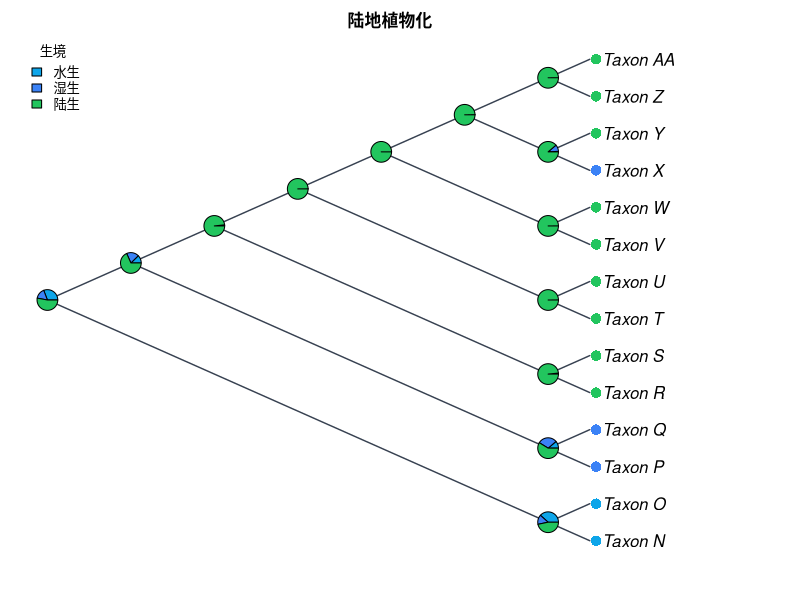

Recreate this plot in R.
#!/usr/bin/env Rscript
# CladeForge reproducible-analysis script
# Project : 陆地植物化
# Format  : CladeForge project v0.2.0
# Software: CladeForge 0.3.0 (this header is the provenance stamp a
#           reproducibility checklist asks for: software version, generation
#           time and the analysis parameters are printed beside the numbers)
# Generated: (timestamp omitted in fixture)
#
# PARAMETER SUMMARY (what the app used):
#   * parsimony: tie-break = parent-state first, then tip frequency, then
#     declaration order; the reported single path is ONE of possibly many
#     equally parsimonious reconstructions.
#   * Mk: each character's rate is the application's own fit (maximum-likelihood fit (1-D profile over the pruning likelihood)),
#     baked in at generation time; the script replays that number instead of
#     re-fitting, so its posteriors match what the app reported. Characters the
#     app could not fit fall back to 1 / mean(branch length) with a printed
#     note. Display threshold applied post hoc; the posterior is marginal
#     (per-node), NOT joint.
#   * The R implementation below computes the likelihood in ORDINARY space
#     while the app runs in log-space: values agree to floating-point noise on
#     modest trees but can drift on very large or very unbalanced ones.
#   * Node ancestral states asserted by the user in CladeForge are IGNORED by
#     the parsimony baseline (independent reference by design); the R script
#     reproduces that baseline, not the user's hypotheses.
#
# What this script reproduces, and what it does not:
#   REPRODUCED (same algorithms as the application):
#     * Sankoff parsimony with the project's step matrix (advisory baseline);
#     * equal-rates Mk ancestral-state reconstruction (pruning + up-pass), i.e.
#       the posterior probabilities the app reports.
#   APPROXIMATED:
#     * a PDF figure drawn from the same data — character-coloured tips,
#       posterior pies, legend — in the project's cladogram layout
#       (equal branch spacing, like the CladeForge cladogram (branch lengths ignored)). It is NOT a pixel copy of the on-screen figure: manual
#       node positions, collapsed clades, custom reticulation edges, era bands
#       and the interactive ladderising order are GUI state that ape does not
#       consume. The topology, tip labels, states and posteriors are identical;
#       the geometry is a same-data rendering.
#   Branch lengths: present, used as given.
# Run with: Rscript this_file.R   (install.packages("ape") if needed)

library(ape)

# The tree is assembled from vectors rather than parsed from Newick, so every
# label survives byte-exact even where ape's own reader would mangle it.
tree <- structure(
  list(
    edge = matrix(c(15, 16, 15, 17, 16, 1, 16, 2, 17, 18, 17, 19, 18, 3, 18, 4, 19, 20, 19, 21, 20, 5, 20, 6, 21, 22, 21, 23, 22, 7, 22, 8, 23, 24, 23, 25, 24, 9, 24, 10, 25, 26, 25, 27, 26, 11, 26, 12, 27, 13, 27, 14), ncol = 2, byrow = TRUE),
    edge.length = c(20, 50, 500, 500, 20, 40, 450, 450, 20, 30, 410, 410, 20, 30, 380, 380, 20, 30, 350, 350, 200, 210, 140, 140, 130, 130),
    Nnode = 13L,
    tip.label = c("Taxon_N", "Taxon_O", "Taxon_P", "Taxon_Q", "Taxon_R", "Taxon_S", "Taxon_T", "Taxon_U", "Taxon_V", "Taxon_W", "Taxon_X", "Taxon_Y", "Taxon_Z", "Taxon_AA"),
    node.label = c("Taxon_A", "Taxon_B", "Taxon_C", "Taxon_D", "Taxon_E", "Taxon_F", "Taxon_G", "Taxon_H", "Taxon_I", "Taxon_J", "Taxon_K", "Taxon_L", "Taxon_M")
  ),
  class = "phylo"
)

# Branch lengths, with an explicit unit-length fallback: a cladogram-only project
# serialises no lengths at all, and 1 / mean(NULL) would poison every
# transition probability below.
bl <- tree$edge.length
if (is.null(bl) || !any(is.finite(bl) & bl > 0)) {
  bl <- rep(1, nrow(tree$edge))
  cat("NOTE: the tree carries no usable branch lengths; Mk probabilities and the\n")
  cat("      figure use unit (equal) branch lengths, i.e. topology-only inference.\n\n")
}

# Equal-rates Mk rate: one expected substitution per mean branch, so the
# transition probabilities are invariant to the tree's absolute scale. Every
# length above is already resolved the way the application resolves it (a
# recorded 0 is a real zero; unset / negative / non-finite became 1), so the mean
# runs over ALL of them — filtering here would drop zero-length and unmeasured
# edges from the average and make this script reconstruct at a different rate
# than the application reports. Deriving it from the fallback-protected bl
# above is what keeps the rate finite for a cladogram-only project.
#
# This fallback rate is used ONLY for a character the application itself could
# not fit (NULL rate below); characters with a baked rate replay the
# application's ML value, so the script's posteriors match the app's instead
# of drifting with the branch-length mean.
rate <- 1 / mean(bl)


characters <- list(
  list(
    name = "生境",
    type = "discrete",
    states = c("水生", "湿生", "陆生"),
    colors = c("#0ea5e9", "#3b82f6", "#22c55e"),
    cost = NULL,
    rate = 0.0005458302350640826,
    tips = c("Taxon_N" = "水生", "Taxon_O" = "水生", "Taxon_P" = "湿生", "Taxon_Q" = "湿生", "Taxon_R" = "陆生", "Taxon_S" = "陆生", "Taxon_T" = "陆生", "Taxon_U" = "陆生", "Taxon_V" = "陆生", "Taxon_W" = "陆生", "Taxon_X" = "湿生", "Taxon_Y" = "陆生", "Taxon_Z" = "陆生", "Taxon_AA" = "陆生")
  ),
  list(
    name = "维管组织",
    type = "discrete",
    states = c("无", "有"),
    colors = c("#9ca3af", "#7c3aed"),
    cost = NULL,
    rate = 0.00022221803354099034,
    tips = c("Taxon_N" = "无", "Taxon_O" = "无", "Taxon_P" = "无", "Taxon_Q" = "无", "Taxon_R" = "有", "Taxon_S" = "有", "Taxon_T" = "有", "Taxon_U" = "有", "Taxon_V" = "有", "Taxon_W" = "有", "Taxon_X" = "有", "Taxon_Y" = "有", "Taxon_Z" = "有", "Taxon_AA" = "有")
  ),
  list(
    name = "种子",
    type = "discrete",
    states = c("无（孢子繁殖）", "有"),
    colors = c("#9ca3af", "#dc2626"),
    cost = NULL,
    rate = 0.00020749923434226747,
    tips = c("Taxon_N" = "无（孢子繁殖）", "Taxon_O" = "无（孢子繁殖）", "Taxon_P" = "无（孢子繁殖）", "Taxon_Q" = "无（孢子繁殖）", "Taxon_R" = "无（孢子繁殖）", "Taxon_S" = "无（孢子繁殖）", "Taxon_T" = "无（孢子繁殖）", "Taxon_U" = "无（孢子繁殖）", "Taxon_V" = "有", "Taxon_W" = "有", "Taxon_X" = "有", "Taxon_Y" = "有", "Taxon_Z" = "有", "Taxon_AA" = "有")
  )
)

# --- helpers ----------------------------------------------------------------

## Equal-rates (ER) Mk transition matrix P(t): the same closed form used by
## CladeForge's inference assistant. The rate is scaled by the mean branch
## length so probabilities are invariant to the tree's absolute scale.
p_er <- function(t, k, rate) {
  e <- exp(-k * rate * t)
  P <- matrix(1 / k, k, k) - (1 / k) * e
  diag(P) <- 1 / k + ((k - 1) / k) * e
  P
}

## Sankoff parsimony down/up pass. 'cost' is k x k; tips absent from tip_states
## are treated as missing data.
sankoff <- function(tree, tip_states, states, cost) {
  ntip <- length(tree$tip.label)
  k <- length(states)
  sidx <- setNames(seq_len(k), states)
  x <- sidx[tip_states[tree$tip.label]]
  parent <- tree$edge[, 1]
  child <- tree$edge[, 2]
  kids <- split(child, parent)
  root <- setdiff(unique(parent), unique(child))
  g <- matrix(0, nrow = ntip + tree$Nnode, ncol = k)
  rownames(g) <- as.character(seq_len(ntip + tree$Nnode))
  ## Down-pass: internal node indices decrease from root, so descending order
  ## visits children before parents.
  for (v in sort(as.integer(names(kids)), decreasing = TRUE)) {
    for (i in seq_len(k)) {
      total <- 0
      for (ch in kids[[as.character(v)]]) {
        if (ch <= ntip) {
          xi <- x[[ch]]
          if (is.na(xi)) next
          total <- total + min(cost[i, ] + ifelse(seq_len(k) == xi, 0, Inf))
        } else {
          total <- total + min(cost[i, ] + g[as.character(ch), ])
        }
      }
      g[as.character(v), i] <- total
    }
  }
  ## Up-pass: assign each node a state minimising cost given its parent.
  node_state <- integer(ntip + tree$Nnode)
  walk <- function(v, parent_state) {
    base <- if (parent_state == 0L) rep(0, k) else cost[parent_state, ]
    scores <- base + g[as.character(v), ]
    best <- which.min(scores)
    node_state[v] <<- best
    for (ch in kids[[as.character(v)]]) {
      if (ch > ntip) walk(ch, best)
    }
  }
  walk(root, 0L)
  list(cost = min(g[as.character(root), ]),
       states = node_state, k = k)
}

## Equal-rates Mk marginal ancestral reconstruction: Felsenstein pruning
## (down-pass) + parent/sibling up-pass, normal space. Uses the script-level
## 'bl' (which already falls back to unit lengths when the tree has none) and the
## 'rate' is passed per character: the application's own ML fit for that
## character when it has one, else the 1 / mean usable branch length fallback.
## For very large or very unbalanced trees prefer log-space implementations
## (phangorn::ace, phytools).
mk_asr <- function(tree, tip_states, states, rate) {
  ntip <- length(tree$tip.label)
  k <- length(states)
  sidx <- setNames(seq_len(k), states)
  x <- sidx[tip_states[tree$tip.label]]
  parent <- tree$edge[, 1]
  child <- tree$edge[, 2]
  kids <- split(seq_along(child), parent)  # edge-row indices per parent
  root <- setdiff(unique(parent), unique(child))
  L <- matrix(1, nrow = ntip + tree$Nnode, ncol = k)
  rownames(L) <- as.character(seq_len(ntip + tree$Nnode))
  for (v in sort(as.integer(names(kids)), decreasing = TRUE)) {
    rows <- kids[[as.character(v)]]
    vec <- rep(1, k)
    for (r in rows) {
      ch <- child[r]
      m <- if (ch <= ntip) {
        xi <- x[[ch]]
        if (is.na(xi)) rep(1, k) else as.numeric(seq_len(k) == xi)
      } else L[as.character(ch), ]
      vec <- vec * (p_er(bl[r], k, rate) %*% m)
    }
    s <- sum(vec)
    L[as.character(v), ] <- if (s > 0) vec / s else rep(1 / k, k)
  }
  G <- matrix(1 / k, nrow = ntip + tree$Nnode, ncol = k)
  rownames(G) <- rownames(L)
  for (v in sort(as.integer(names(kids)))) {
    rows <- kids[[as.character(v)]]
    for (r in rows) {
      ch <- child[r]
      if (ch <= ntip) next
      sib_msg <- rep(1, k)
      for (r2 in rows) {
        ch2 <- child[r2]
        if (ch2 == ch) next
        m2 <- if (ch2 <= ntip) {
          xi <- x[[ch2]]
          if (is.na(xi)) rep(1, k) else as.numeric(seq_len(k) == xi)
        } else L[as.character(ch2), ]
        sib_msg <- sib_msg * (p_er(bl[r2], k, rate) %*% m2)
      }
      G[as.character(ch), ] <- p_er(bl[r], k, rate) %*% (G[as.character(v), ] * sib_msg)
      G[as.character(ch), ] <- G[as.character(ch), ] / sum(G[as.character(ch), ])
    }
  }
  post <- L * G
  post <- post / rowSums(post)
  list(posterior = post)
}

# --- analysis ---------------------------------------------------------------

cat("CladeForge reproducible analysis\n")
cat("Tree:", Ntip(tree), "tips,", tree$Nnode, "internal nodes\n\n")

internal_nodes <- (length(tree$tip.label) + 1):(length(tree$tip.label) + tree$Nnode)

for (ch in characters) {
  cat("== Character:", ch$name, "==\n")
  if (ch$type != "discrete" || length(ch$states) < 2) {
    cat("   continuous or single-state: exported as data only\n\n")
    next
  }
  scored <- ch$tips[names(ch$tips) %in% tree$tip.label]
  cost <- ch$cost
  if (is.null(cost)) {
    k <- length(ch$states)
    cost <- matrix(1, k, k); diag(cost) <- 0
  }
  sp <- sankoff(tree, scored, ch$states, cost)
  cat(sprintf("   Sankoff minimum cost: %g (step-matrix units)\n", sp$cost))
  ch_rate <- if (is.null(ch$rate)) {
    cat(sprintf("   NOTE: the application could not fit a rate for this character; using 1 / mean(branch length) = %g\n", rate))
    rate
  } else ch$rate
  asr <- mk_asr(tree, scored, ch$states, ch_rate)
  cat("   Mk posterior at each internal node (states:",
      paste(ch$states, collapse = " / "), ")\n")
  print(round(asr$posterior[as.character(internal_nodes), , drop = FALSE], 3))
  cat("\n")
}

# --- figure -----------------------------------------------------------------
# A same-data rendering of the GUI figure: character-coloured tips (first
# discrete character) + posterior pies at internal nodes + auto legend, in the
# layout the project is displayed as. Manual positions / collapsed clades /
# custom edges / era bands are GUI-only and are not reproduced here.

discrete <- Filter(function(ch) ch$type == "discrete" && length(ch$states) >= 2, characters)

# cairo_pdf renders unicode labels reliably; use pdf() if cairo is unavailable.
cairo_pdf("cladeforge_reconstruction.pdf", width = 9, height = 7)
par(mar = c(2, 1, 2, 2), xpd = NA)
cat("Figure layout: type = cladogram, use.edge.length = FALSE",
    "(equal branch spacing, like the CladeForge cladogram (branch lengths ignored))\n")
plot(tree, type = "cladogram", use.edge.length = FALSE,
     show.tip.label = TRUE,
     label.offset = 0.3,
     edge.color = "#374151", edge.width = 1.4)
title(main = "陆地植物化", cex.main = 1.0)

if (length(discrete) > 0) {
  main <- discrete[[1]]
  scored <- main$tips[names(main$tips) %in% tree$tip.label]
  k <- length(main$states)
  cost <- main$cost
  if (is.null(cost)) { cost <- matrix(1, k, k); diag(cost) <- 0 }

  tip_col <- rep("#6b7280", Ntip(tree))
  names(tip_col) <- tree$tip.label
  for (lab in names(scored)) tip_col[[lab]] <- main$colors[[match(scored[[lab]], main$states)]]
  tiplabels(pch = 16, col = tip_col, cex = 1.4, offset = 0.15)

  asr <- mk_asr(tree, scored, main$states, if (is.null(main$rate)) rate else main$rate)
  nodelabels(node = internal_nodes, pie = asr$posterior[as.character(internal_nodes), , drop = FALSE],
             piecol = main$colors, cex = 0.7)
  legend("topleft", legend = main$states, fill = main$colors,
         title = main$name, bty = "n", cex = 0.8)
}

dev.off()

cat("Wrote cladeforge_reconstruction.pdf\n")
